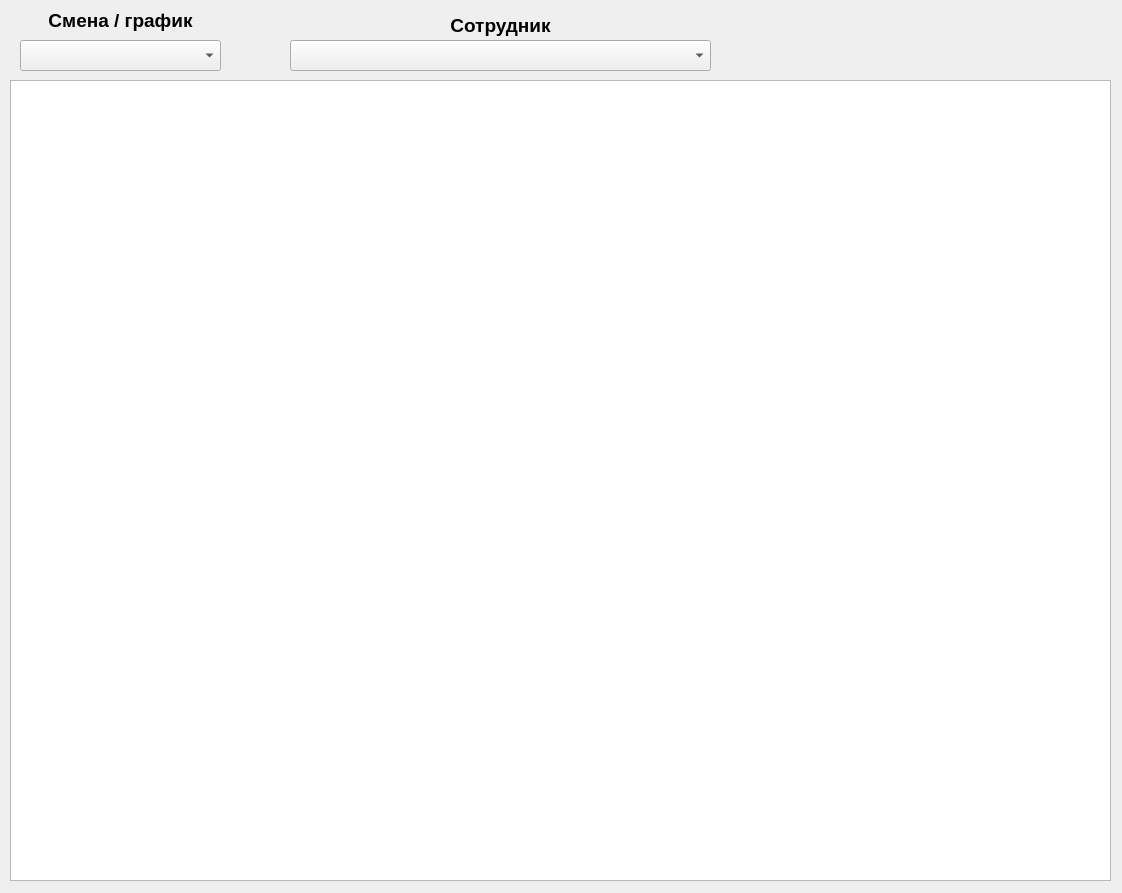
<?xml version="1.0" encoding="UTF-8"?>
<ui version="4.0">
 <class>Form</class>
 <widget class="QWidget" name="Form">
  <property name="geometry">
   <rect>
    <x>0</x>
    <y>0</y>
    <width>1122</width>
    <height>893</height>
   </rect>
  </property>
  <property name="windowTitle">
   <string>Form</string>
  </property>
  <widget class="QLabel" name="label">
   <property name="geometry">
    <rect>
     <x>20</x>
     <y>0</y>
     <width>201</width>
     <height>41</height>
    </rect>
   </property>
   <property name="font">
    <font>
     <pointsize>14</pointsize>
     <weight>75</weight>
     <bold>true</bold>
    </font>
   </property>
   <property name="text">
    <string>Смена / график</string>
   </property>
   <property name="alignment">
    <set>Qt::AlignCenter</set>
   </property>
  </widget>
  <widget class="QLabel" name="label_2">
   <property name="geometry">
    <rect>
     <x>290</x>
     <y>10</y>
     <width>421</width>
     <height>31</height>
    </rect>
   </property>
   <property name="font">
    <font>
     <pointsize>14</pointsize>
     <weight>75</weight>
     <bold>true</bold>
    </font>
   </property>
   <property name="text">
    <string>Сотрудник</string>
   </property>
   <property name="alignment">
    <set>Qt::AlignCenter</set>
   </property>
  </widget>
  <widget class="QComboBox" name="comboBox">
   <property name="geometry">
    <rect>
     <x>20</x>
     <y>40</y>
     <width>201</width>
     <height>31</height>
    </rect>
   </property>
  </widget>
  <widget class="QComboBox" name="comboBox_2">
   <property name="geometry">
    <rect>
     <x>290</x>
     <y>40</y>
     <width>421</width>
     <height>31</height>
    </rect>
   </property>
  </widget>
  <widget class="QTableWidget" name="tableWidget">
   <property name="geometry">
    <rect>
     <x>10</x>
     <y>80</y>
     <width>1101</width>
     <height>801</height>
    </rect>
   </property>
  </widget>
 </widget>
 <resources/>
 <connections/>
</ui>
